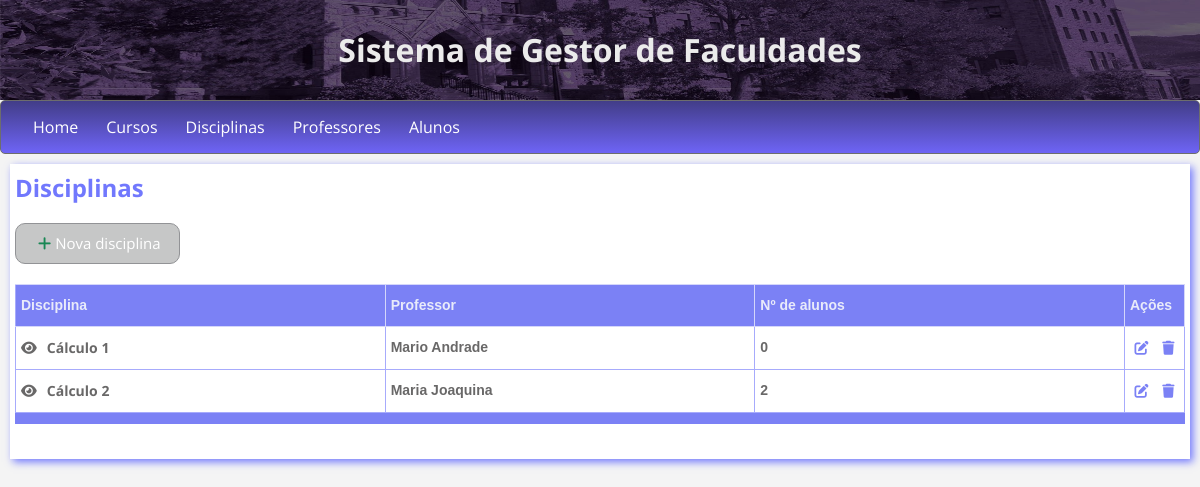
Page /disciplinas on the earlier database version.
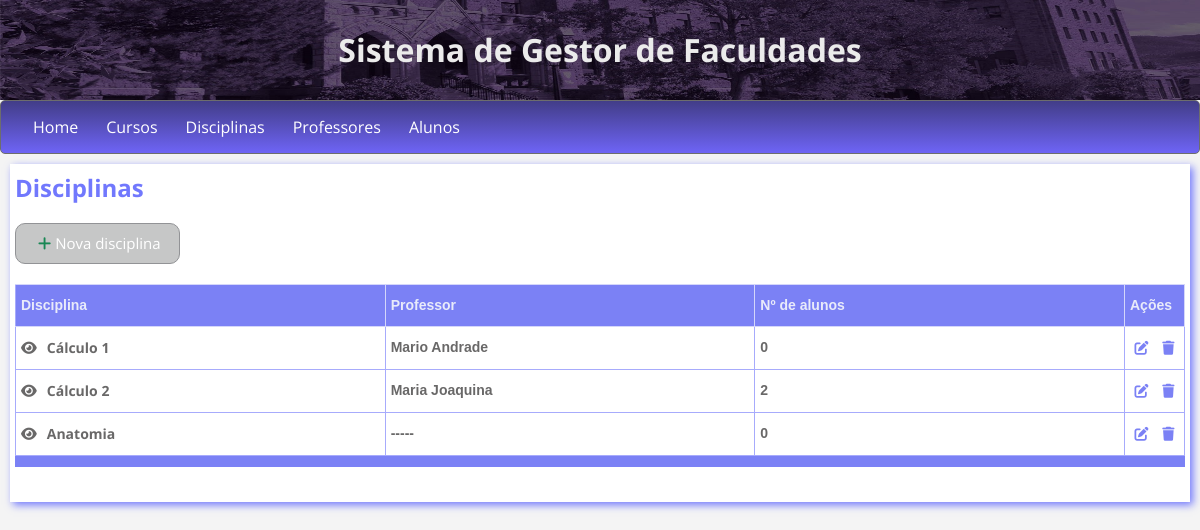
Same page on the later database version.
### disciplinas/models.py (models this page shows, shortened)
class Disciplina(models.Model):
    curso = models.ForeignKey(Curso, on_delete=models.CASCADE)
    nome = models.CharField(max_length=50)

### professores/models.py (models this page shows)
class Professor(models.Model):
    disciplina = models.ForeignKey(Disciplina, on_delete=models.SET_NULL, null=True, blank=True)
    nome = models.CharField(max_length=100)
    data_nascimento = models.DateField()
    salario = models.IntegerField()
    curso = models.ForeignKey(Curso, on_delete=models.SET_NULL, null=True, blank=True)
    def __str__(self):
        return self.nome

### disciplinas/views.py (the view)
# urls.py: path('disciplinas',views.disciplina, name='disciplinas'),
def disciplina(request, **kwargs):
    disciplina_obj = ''
    disciplina = Disciplina.objects.all()
    form = DisciplinaForm()
    form_com_erros = False
    if kwargs.get('form'):
        form_com_erros = True
        form = kwargs['form']
    form_populado = False
    if kwargs.get('populated_form'):
        form_populado = True
        form = kwargs['populated_form']
        disciplina_obj = get_object_or_404(Disciplina, pk=kwargs['disciplina_id'])
    contexto = {
        'chave_disciplinas': disciplina,
        'chave_form' : form,
        'erro_form_disciplina' : form_com_erros,
        'form_disciplina_populado' : form_populado,
        'disciplina_obj' : disciplina_obj
    }
    return render(request, 'cadastro-disciplina.html', contexto)

### cursos/models.py (called while the page is built)
    def __str__(self):
        return self.nome

### disciplinas/templatetags/custom_tags.py (called while the page is built)
@register.simple_tag
def quant_alunos_disciplina(obj_disciplina):
    quant_alunos = obj_disciplina.aluno_set.all()
    return len(quant_alunos)

@register.simple_tag
def verifica_professor(disciplina):
    professor = disciplina.professor_set.first()
    if professor:
        return professor
    else:
        return '-----'

### templates/cadastro-disciplina.html
{% extends 'base.html' %}
{% load static %}
{% load custom_tags %}
{% block content %}
<h2 class="titulo-1">Disciplinas</h2>
<button class="button1" type="button" name="myButton" data-bs-toggle="modal" data-bs-target="#modalDisciplinas"><i class="fas fa-plus m-1 text-success"></i>Nova disciplina</button>
<table class="tg">
    <colgroup>
    <col>
    </colgroup>
    <thead>
      <tr>
        <th style="border-left: 1px solid #a7abfc;" class="tg-y6cf">Disciplina</th>
        <th class="tg-y6cf">Professor</th>
        <th class="tg-y6cf">Nº de alunos</th>
        <th style="width: 60px" class="tg-y6cf">Ações</th>
      </tr>
    </thead>
    <tbody>
        {% if not chave_disciplinas %}
        <tr>
          <td class="tg-0lax"></td>
          <td class="tg-0lax"></td>
          <td class="tg-0lax"></td>
          <td class="tg-0lax"></td>
        </tr>
        {% else %}
          {% for disciplina in chave_disciplinas %}
          {% quant_alunos_disciplina disciplina as quant_alunos %}
          {% verifica_professor disciplina as professor %}
          <tr>
            <td class="tg-0lax texto-tabela clear"> <a href="{% url 'entrando_disciplina' disciplina.id %}"> <i class="fas fa-eye visualizar"></i>{{disciplina.nome}} </a> </td>
            <td class="tg-0lax texto-tabela">{{professor}}</td>
            <td class="tg-0lax texto-tabela">{{quant_alunos}}</td>
            <td class="tg-0lax lixeira">
              <a href="{% url 'chama_update_disciplina' disciplina.id %}"><i class="fas fa-edit edit"></i></a>
              <a href="{% url 'deletando_disciplina' disciplina.id %}" onclick="return confirm('Deseja realmente excluir esta disciplina? Todas as notas associadas a ela também serão excluídas do sistema!!')"><i class="fa fa-trash lixeira"></i></a>
            </td>
          </tr>
          {% endfor %}
        {% endif %}
    </tbody>
    <tfoot class="tb-foot">
        <tr>
          <th class="tg-y6cf"></td>
          <th class="tg-y6cf"></td>
          <th class="tg-y6cf"></td>
          <th class="tg-y6cf"></td>
        </tr>
    </tfoot>
</table>
{% endblock %}

### templates/base.html (shortened to what this page needs)
{% load static %}
<!DOCTYPE html>
<html lang="en">
<head>
    <link rel="stylesheet" href="https://use.fontawesome.com/releases/v5.13.0/css/all.css">
    <link rel="stylesheet" href="https://cdnjs.cloudflare.com/ajax/libs/font-awesome/6.0.0/css/all.css">
    <link rel="stylesheet" href="https://cdn.jsdelivr.net/npm/bootstrap@5.3.0-alpha1/dist/css/bootstrap.min.css">
    <link rel="stylesheet" href="{% static 'site.css' %}">
    <link rel="stylesheet" href="https://cdnjs.cloudflare.com/ajax/libs/bootstrap-datepicker/1.9.0/css/bootstrap-datepicker.min.css">
</head>
<body>
{% include 'partials/header.html' %}
{% include 'partials/navbar.html' %}
<div class="corpo-box">
{% block content %}{% endblock %}
</div>
</body>
</html>

### templates/partials/header.html
{% load static %}
<div class="div-header-img">
    <img class="header-img" src="{% static 'img/zoom-purple-st-charles.jpg' %}" alt="">
</div>
<div class="classe-div-header">
    <div class="classe-header1">
        <h2 class="header1-1">  Sistema de Gestor de Faculdades  </h2>
    </div>
</div>

### templates/partials/navbar.html (shortened to what this page needs)
{% load static %}
<nav class="menu" id='menu'>
    <ul>
      <li><a href="{% url 'index' %}">Home</a></li>
      <li><a href="{% url 'cursos' %}">Cursos</a>
      </li>
      <li><a href="{% url 'disciplinas' %}">Disciplinas</a></li>
      <li><a href="{% url 'professores' %}">Professores</a>
      </li>
      <li><a href="{% url 'alunos' %}">Alunos</a></li>
    </ul>
</nav>

### templates/forms/form_cadastra_cursos.html (shortened to what this page needs)
{% load widget_tweaks %}

### templates/forms/form_cadastra_disciplinas.html (shortened to what this page needs)
{% load widget_tweaks %}

### templates/forms/form_cadastra_professores.html (shortened to what this page needs)
{% load widget_tweaks %}

### templates/forms/form_cadastra_alunos.html (shortened to what this page needs)
{% load widget_tweaks %}

### templates/forms/form_cadastra_notas.html (shortened to what this page needs)
{% load widget_tweaks %}

### static_dir/site.css (style rules this page uses)
body { margin: 0px; min-width: 368px; background-color: rgba(221, 221, 221, 0.308); }
* { box-sizing: border-box; font-family: 'Open Sans',sans-serif ; }
.clear a { text-decoration: none; color: #696868; }
h2 { display: block; font-size: 1.5em; margin-block-start: 0.83em; margin-block-end: 0.83em; margin-inline-start: 0px; margin-inline-end: 0px; font-weight: bold; }

### static_dir/css/navbar.css (style rules this page uses)
#menu { background: #0086B3; background: linear-gradient(to bottom, #423d88, #6e64f5); color: #FFF; height: 54px; padding-left: 18px; border-radius: 5px; border: 1px solid #6D6D6D; }
#menu ul, #menu li { margin: 0 auto; padding: 0; list-style: none }
#menu ul { width: 100%; }
#menu li { float: left; display: inline; position: relative; }
#menu a { display: block; line-height: 52px; padding: 0 14px; text-decoration: none; color: #FFFFFF; font-size: 16px; }

### static_dir/css/buttons.css (style rules this page uses)
.button1 { color: #ffffff; background-color: #c6c7c7; font-size: 15px; border: 1px solid #929396; border-radius: 10px; padding: 8px 18px; cursor: pointer; margin-bottom: 20px; }

### static_dir/css/corpo.css (style rules this page uses)
.corpo-box { margin: 10px; padding: 5px; background-color: rgb(255, 255, 255); box-shadow: 3px 3px 8px 0px #7178fd; }
.titulo-1 { color: #7178fd; margin-top: 5px; }

### static_dir/css/tabelas.css (style rules this page uses)
.tg { border-collapse:collapse; border-spacing:0; table-layout: fixed; width: 100%; margin-bottom: 30px; }
.tg td { border-color:#a7abfc; border-style:solid; border-width:1px; font-family:Arial, sans-serif; font-size:14px; color: rgb(68, 68, 68); overflow:hidden; padding:10px 5px; word-break:normal; }
.tg th { border-color:#d4d6fa; border-style:solid; border-width:1px; font-family:Arial, sans-serif; font-size:14px; color: #e9ebfa; font-weight:bold; overflow:hidden; padding:10px 5px; word-break:normal; }
.tb-foot th { border-color:#7b81f5; border-style:solid; border-width:1px; font-family:Arial, sans-serif; font-size:14px; color: #ced0fd; font-weight:normal; overflow:hidden; padding:5px 2px; word-break:normal; }
.tg .tg-y6cf { background-color:#7b81f5; text-align:left; vertical-align:top }
.tg .tg-0lax { text-align:left; vertical-align:top }
.texto-tabela { color: #696868 !important; font-weight: bold; }
.visualizar { color: #696868; text-align: center !important; margin-right: 10px; }
.lixeira { color: #7b81f5; text-align: center !important; margin-left: 10px; }
.edit { color: #7b81f5; text-align: center !important; }

### static_dir/css/header.css (style rules this page uses)
.div-header-img { display: flex; }
.header-img { width: 100%; display: flex; position: absolute; height: 100px; top: 0px; }
.classe-div-header { width: 100%; display: flex; flex-direction: row; padding: 31px; position: relative; color: rgb(235, 235, 235); justify-content: center; }
.classe-header1 { display: flex; flex-direction: column; justify-content: center; margin: 0px; }
.header1-1 { margin: 0; text-align: center; font-size: 32px; font-weight: bold; }

Differences in the rows shown:
added Disciplina: nome "Anatomia", professor "-----", quant_alunos "0"
